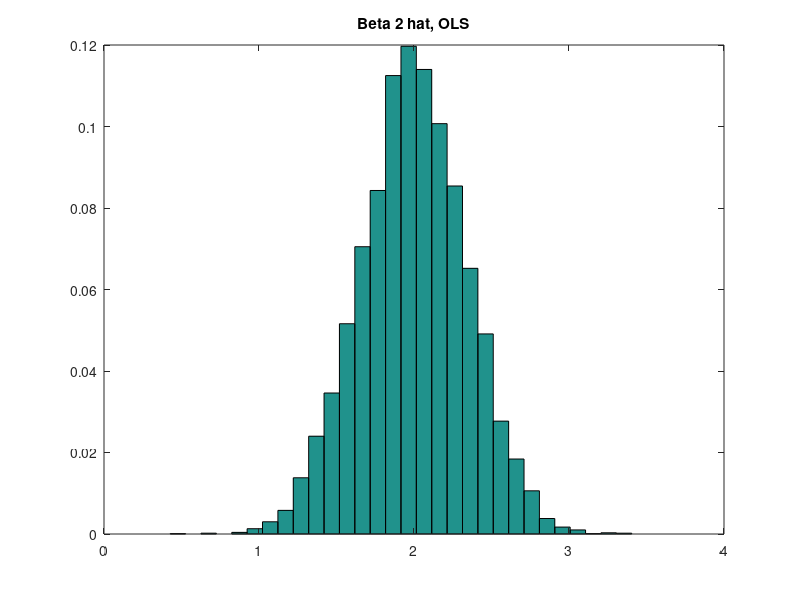
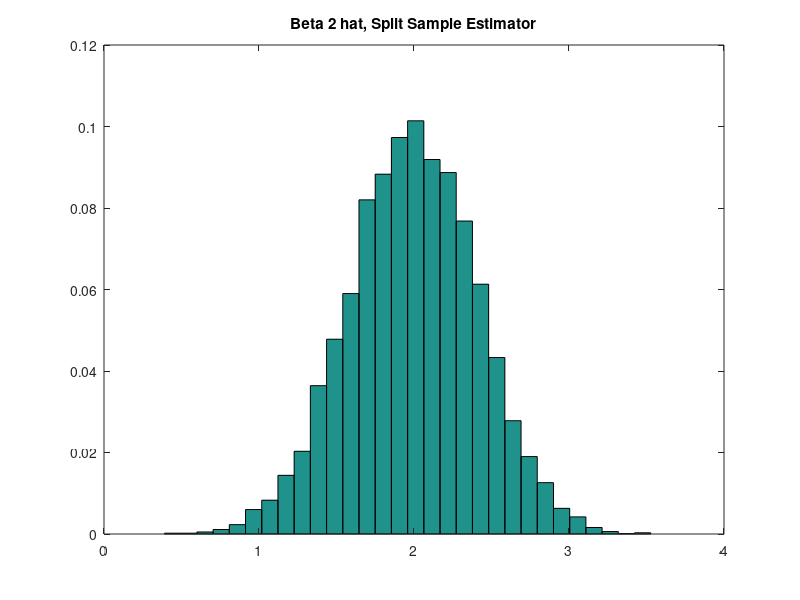

Recreate these plots in MATLAB, in order.
# this is a little Monte Carlo exercise that illustrates that
# the OLS estimator is efficient. It compares the OLS estimator
# to an estimator that is the average of the OLS estimators using 
# 3 subsamples

reps = 10000; # number of Monte Carlo reps.
n = 21; # sample size
sig = 2;  # st. dev. of errors

x = [ones(n,1), randn(n,1)];  # x is fixed over repeated samples
beta = [1; 2]; # true beta
true = x*beta;

betas = zeros(reps,2); # holder for results

for i = 1:reps

	# generate dep var
	e = sig*randn(n,1);
	y = true + e;

	# the OLS estimator
	[beta_ols, sigsq, e] = ols(y,x);
	betas(i,1) = beta_ols(2,1);

	# the average of split sample estimator
	y1 = y(1:7,:);
	y2 = y(8:14,:);
	y3 = y(15:21,:);
	x1 = x(1:7,:);
	x2 = x(8:14,:);
	x3 = x(15:21,:);
	[beta_ss1, sigsq, e] = ols(y1,x1);
	[beta_ss2, sigsq, e] = ols(y2,x2);
	[beta_ss3, sigsq, e] = ols(y3,x3);
	beta_ss = (beta_ss1 + beta_ss3 + beta_ss3)/3; # average the 3 estimators
	betas(i,2) = beta_ss(2,1);

endfor	

hist(betas(:,1),30,1);
legend("off");
title("Beta 2 hat, OLS");
axis([0,4]);
print("efficiency-1.png","-dpng");

hist(betas(:,2),30,1);
title("Beta 2 hat, Split Sample Estimator");
legend("off");
axis([0,4]);
print("efficiency-2.png","-dpng");

	
